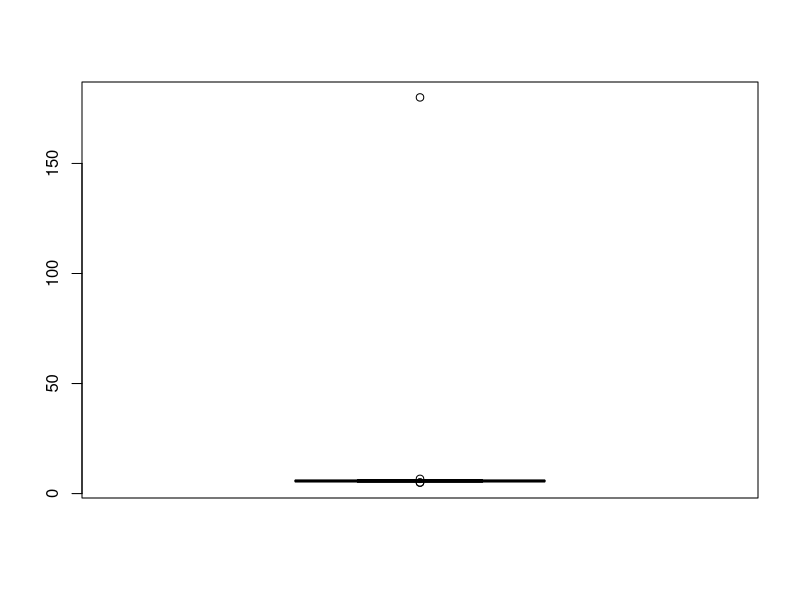
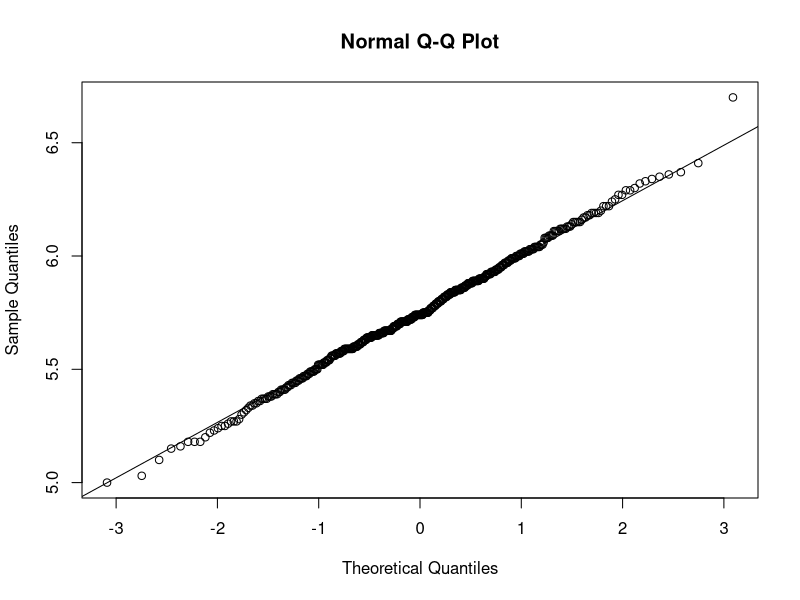
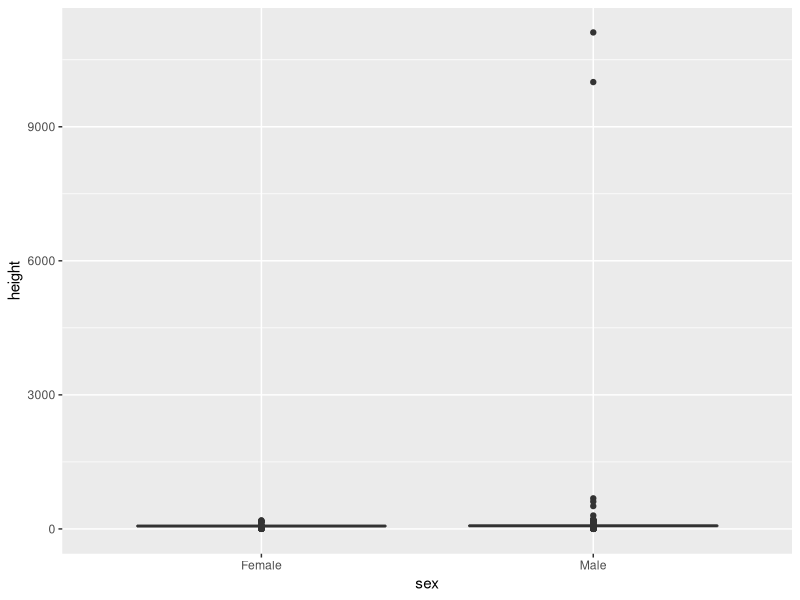

Recreate these plots in R, in order.
#Chapter 11: Robust Summaries

#11.1 Outliers
library(tidyverse)
library(dslabs)
data("outlier_example")
str(outlier_example)

#With the assumtion of normality, we summarise the data with the mean and sd
mean(outlier_example)
sd(outlier_example)
#There is something wrong right? Look at the std. dev.
#A 95% CI constructed around the mean reveals the interval
#(mean - qnorm(0.975)*std_dev) < mean < (mean + qnorm(0.975)*std_dev)
#6.10382-(1.96*7.796558) < 6.10382 < 6.10382-(1.96*7.796558)
#-9.177516 < 6.10382 < 21.38507

#Using a boxplot
boxplot(outlier_example)



#11.2 Using the median instead
#The median value for which half the values are smaller 
#and the other half are bigger, is robust to such outlers
median(outlier_example)

#IQR
#From theory normally distributed data implies that IQR/1.349 = std_dev()
IQR(outlier_example)/1.349
#about 3 inches

#Chapter 11.4 Tukey's definition of an outlier
#In R, points dalling outside the whiskers of the boxplot are calles outliers
#Top_whisker = 75th percentile + 1.5*IQR
#Bottom_whisker = 25th percentile - 1.5*IQR
Q_1 <- quantile(outlier_example, 0.25)
Q_3 <- quantile(outlier_example, 0.75)
IQR <- Q_3 - Q_1
r <- c(Q_1 - 1.5*IQR, Q_3 + 1.5*IQR)

#using pnorm(r), we realize that this covers 99.3% of the data
#Keep in mind that this is not such an extreme event: 
#if we have 1000 data points that are normally distributed, 
#we expect to see about 7 outside of this range. But these would not
#be outlerssince we expect to see them under typical variation.

#Using Tukey's far outliers
#With a normal distribution, 100% of the data falls in this interval
max_height <- quantile(outlier_example, 0.75) + 3*IQR(outlier_example)
#max_height should be 6.91

x <- outlier_example[outlier_example < max_height]
qqnorm(x)
qqline(x)



#Case study: self-reported student heights
data("reported_heights")

#Check the structure of the data
str(reported_heights)

#Converting heights from chr to numeric
reported_heights <- reported_heights %>%
  mutate(original_height = height, height = as.numeric(height))

#Lets see what is hapenning
reported_heights %>%
  filter(is.na(height))

#Removing all NA,s in the height table
reported_heights <- reported_heights %>%
  filter(!is.na(height))

#Computing summary statistics
reported_heights %>%
  group_by(sex) %>%
  summarise(mean = mean(height), std_dev = sd(height), 
            median = median(height), MAD = mad(height))

#boxplot
reported_heights %>%
  ggplot(aes(x = sex, y = height)) +
  geom_boxplot()


#Checking the extreme points using the extreme points
heights_IQR <-  3*IQR(reported_heights$height)
max_height <- quantile(reported_heights$height, 0.75) + heights_IQR  
min_height <- quantile(reported_heights$height, 0.25) - heights_IQR 
reported_heights %>%
  filter(!between(height, min_height, max_height)) %>%
  select(original_height) %>%
  .$original_height
  
#Observe the mistakes
  
  
